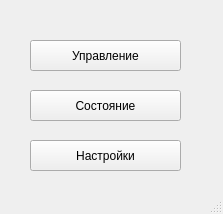
<?xml version="1.0" encoding="UTF-8"?>
<ui version="4.0">
 <class>MainWindow</class>
 <widget class="QMainWindow" name="MainWindow">
  <property name="geometry">
   <rect>
    <x>0</x>
    <y>0</y>
    <width>223</width>
    <height>214</height>
   </rect>
  </property>
  <property name="windowTitle">
   <string>Главное окно</string>
  </property>
  <widget class="QWidget" name="centralwidget">
   <widget class="QPushButton" name="controlButton">
    <property name="geometry">
     <rect>
      <x>30</x>
      <y>40</y>
      <width>151</width>
      <height>31</height>
     </rect>
    </property>
    <property name="text">
     <string>Управление</string>
    </property>
   </widget>
   <widget class="QPushButton" name="statusButton">
    <property name="geometry">
     <rect>
      <x>30</x>
      <y>90</y>
      <width>151</width>
      <height>31</height>
     </rect>
    </property>
    <property name="text">
     <string>Состояние</string>
    </property>
   </widget>
   <widget class="QPushButton" name="settingsButton">
    <property name="geometry">
     <rect>
      <x>30</x>
      <y>140</y>
      <width>151</width>
      <height>31</height>
     </rect>
    </property>
    <property name="text">
     <string>Настройки</string>
    </property>
   </widget>
  </widget>
  <widget class="QStatusBar" name="statusbar"/>
 </widget>
 <resources/>
 <connections/>
</ui>
